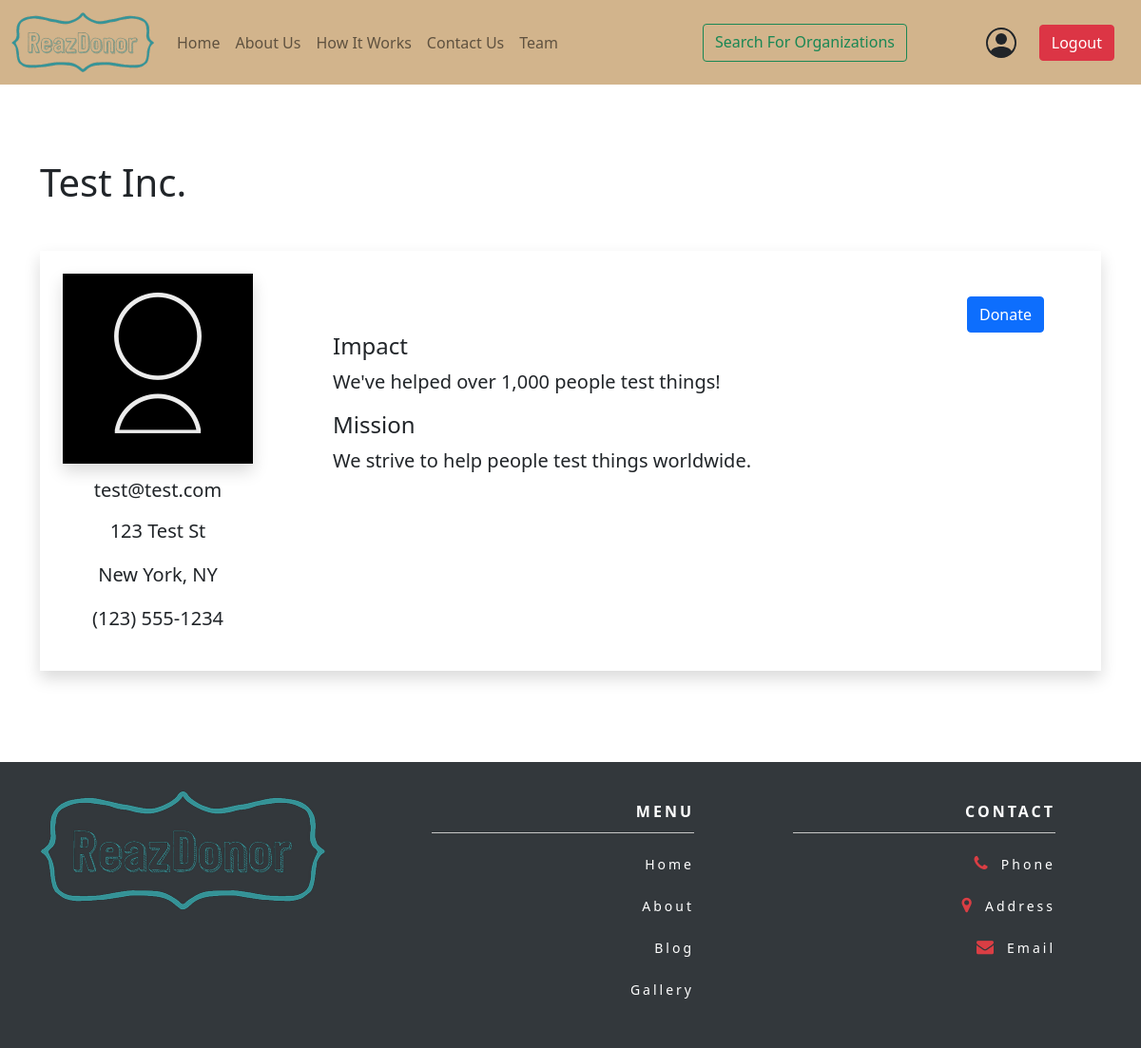
/organization/1a673c8dda95aaf3c4febd486ee63255 (signed in), run on the app's committed database.
### reazdonor/models.py (models this page shows, shortened)
class Organization(db.Model, UserMixin):
	id = db.Column(db.String(32), primary_key = True, default = secrets.token_hex(16))
	email = db.Column(db.String(120), unique = True, nullable = False)
	password = db.Column(db.String(60), nullable = False)
	organization_name = db.Column(db.String(50), nullable = False)
	first_name = db.Column(db.String(20), nullable = False)
	last_name = db.Column(db.String(20), nullable = False)
	address = db.Column(db.String(120), nullable = False)
	address2 = db.Column(db.String(120))
	city = db.Column(db.String(20), nullable = False)
	state = db.Column(db.String(2), nullable = False)
	phone = db.Column(db.String(10), nullable = False, default = '1235551234')
	logo = db.Column(db.String(20), nullable = False, default = 'default.png')
	mission = db.Column(db.Text)
	impact = db.Column(db.Text)
	assistance = db.Column(db.Boolean, nullable = False, default = False)
	transaction = db.relationship('Donations', backref = 'org_txn', lazy = True)

### reazdonor/main/routes.py (the view)
@main.route('/organization/<string:org_id>')
def organization(org_id):
	org = Organization.query.get_or_404(org_id)
	return render_template('org_home.html', title = org.organization_name, org = org)

### reazdonor/models.py (called while the page is built)
@login_manager.user_loader
def load_user(id):
	donor = Donor.query.get(id)
	org = Organization.query.get(id)
	if (org):
		return org
	elif (donor):
		return donor
	return False

### reazdonor/templates/org_home.html (shortened to what this page needs)
{% extends "layout.html" %}
{% block main %}
	<section class="py-5 my-5">
		<div class="container">
			<h1 class="mb-5">{{ org.organization_name }}</h1>
			<div class="bg-white shadow rounded-lg d-block d-sm-flex">
				<div class="p-4">
					<div class="img-circle text-center mb-3">
						<img src="{{ url_for('static', filename = 'images/profiles/' + org.logo) }}" width="200px" height="200px" alt="Image" class="shadow">
					</div>
					<div>
						<h5 class="text-center mb-3">{{ org.email }}</h5>
						<p class="lead text-center">{{ org.address }}</p>
						<p class="lead text-center">{{ org.city }}, {{ org.state }}</p>
						<p class="lead text-center">({{ org.phone[:3] }}) {{ org.phone[3:6] }}-{{ org.phone[6:] }}</p>
					</div>
				</div>
				<div class="p-4 p-md-5" style="width: 100%;">
					<div class="container">
						<div class="d-flex justify-content-end">
							<div>
								<a class="btn btn-primary d-lg-inline-block" id="donate" href="{{ url_for('main.donate', org_id = org.id) }}">Donate</a>
							</div>
						</div>
						<div>
							<h4>Impact</h4>
							<p class="lead">{{ org.impact }}</p>
							<h4>Mission</h4>
							<p class="lead">{{ org.mission }}</p>
						</div>
					</div>
				</div>
			</div>
		</div>
	</section>
{% endblock main %}

### reazdonor/static/stylesheets/ourstyle.css (style rules this page uses)
body { position: relative; min-height: 100vh; margin: 0; padding-bottom: 301px; }

### data on the page
Organization: organization_name "Test Inc.", logo (placeholder picture), email "test@test.com", address "123 Test St", city "New York", state "NY", phone "123", phone "555", phone "1234", impact "We've helped over 1,000 people test things!", mission "We strive to help people test things worldwide."
